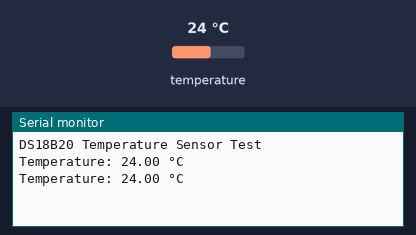
A sketch run on a simulated Arduino Uno, built with avr-gcc and run on an emulated ATmega328P. On the bench: the last lines printed to the serial monitor. The test bench sets the inputs (shaded band); at power-on: temperature 24 °C.

Above: at 3.3 s.
3.4 s: temperature set to 12 °C
At 5.5 s:
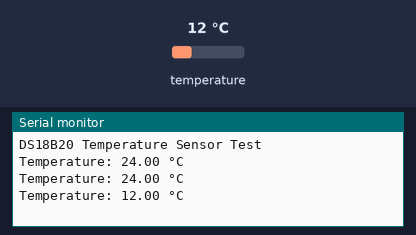
5.9 s: temperature set to 19 °C
At 6.9 s:
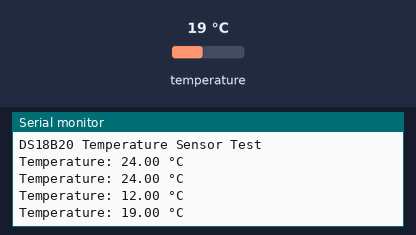
Timing chart, 0 to 8.9 s (numbered marks = the images above; inputs shaded):
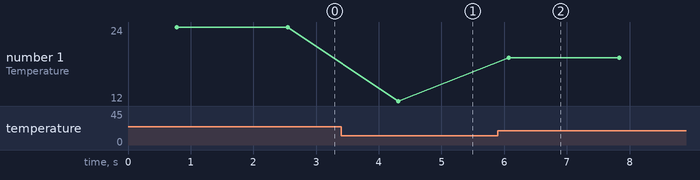

The sketch:

temp.ino
```cpp
#include <OneWire.h>
#include <DallasTemperature.h>

// Pin configuration for DS18B20 data pin
const int oneWireBus = 2;  // Digital pin connected to the Data pin of DS18B20

// Set up the OneWire bus
OneWire oneWire(oneWireBus);

// Pass OneWire reference to DallasTemperature library
DallasTemperature sensors(&oneWire);

void setup() {
  Serial.begin(9600);  // Start serial communication
  sensors.begin();     // Initialize the sensors
  Serial.println("DS18B20 Temperature Sensor Test");
}

void loop() {
  // Request temperature conversion
  sensors.requestTemperatures();

  // Read the temperature from the first sensor
  float temperatureC = sensors.getTempCByIndex(0);  // Get temperature in Celsius

  // Check if the reading is valid
  if (temperatureC != DEVICE_DISCONNECTED_C) {
    Serial.print("Temperature: ");
    Serial.print(temperatureC);
    Serial.println(" °C");
  } else {
    Serial.println("Error: Could not read temperature");
  }

  delay(1000);  // Delay for 1 second before next reading
}
```

Measured:
- after the input at 3.4 s, the serial monitor: prints a new line after 0.91 s (image 1)
- after the input at 5.9 s, the serial monitor: prints a new line after 0.17 s (image 2)
- plotted number 1: 24 → 12 after the input at 3.4 s, 12 → 19 after the input at 5.9 s
